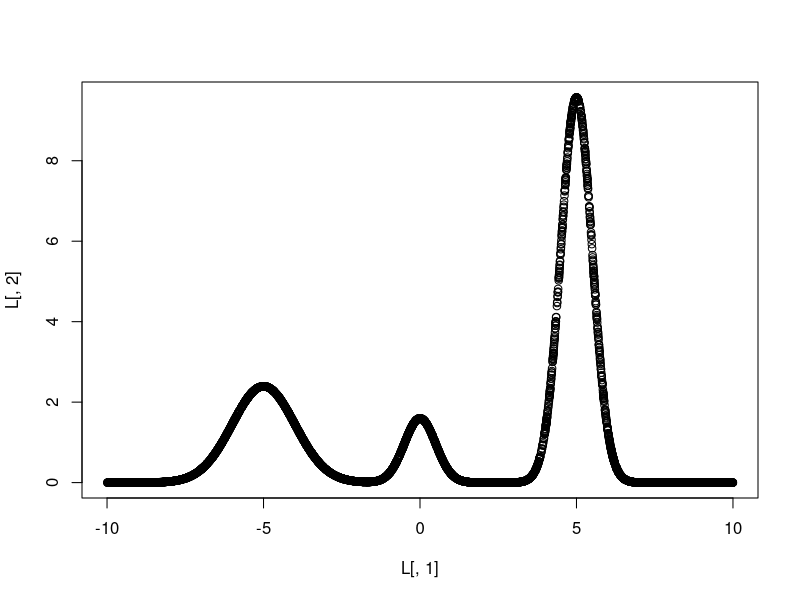

Here is the R script that generated this plot:
rm(list=ls()); graphics.off(); library(ggplot2);

sampleImp <- function(n, f, q)
{
   x <- rep(NA, n);
   w <- rep(NA, n);

   for(k in 1:n)
   {
      xk <- q$samp();
      x[k] <- xk;
      w[k] <- f(xk) / q$eval(xk);
   } 
   
   return( cbind(x=x, w=w) );
}

f <- function(x){ 
  0.3*dnorm(x, -5, 1) + 0.1*dnorm(x, 0, 0.5) + 0.6*dnorm(x, 5, 0.5) };

q <- list(
   eval=function(x) { dunif(x, -10, 10) },
   samp=function() { runif(1, -10, 10) }
);

L <- sampleImp(5000, f, q);
plot(L[,1], L[, 2], xlim=c(-10, 10) );


